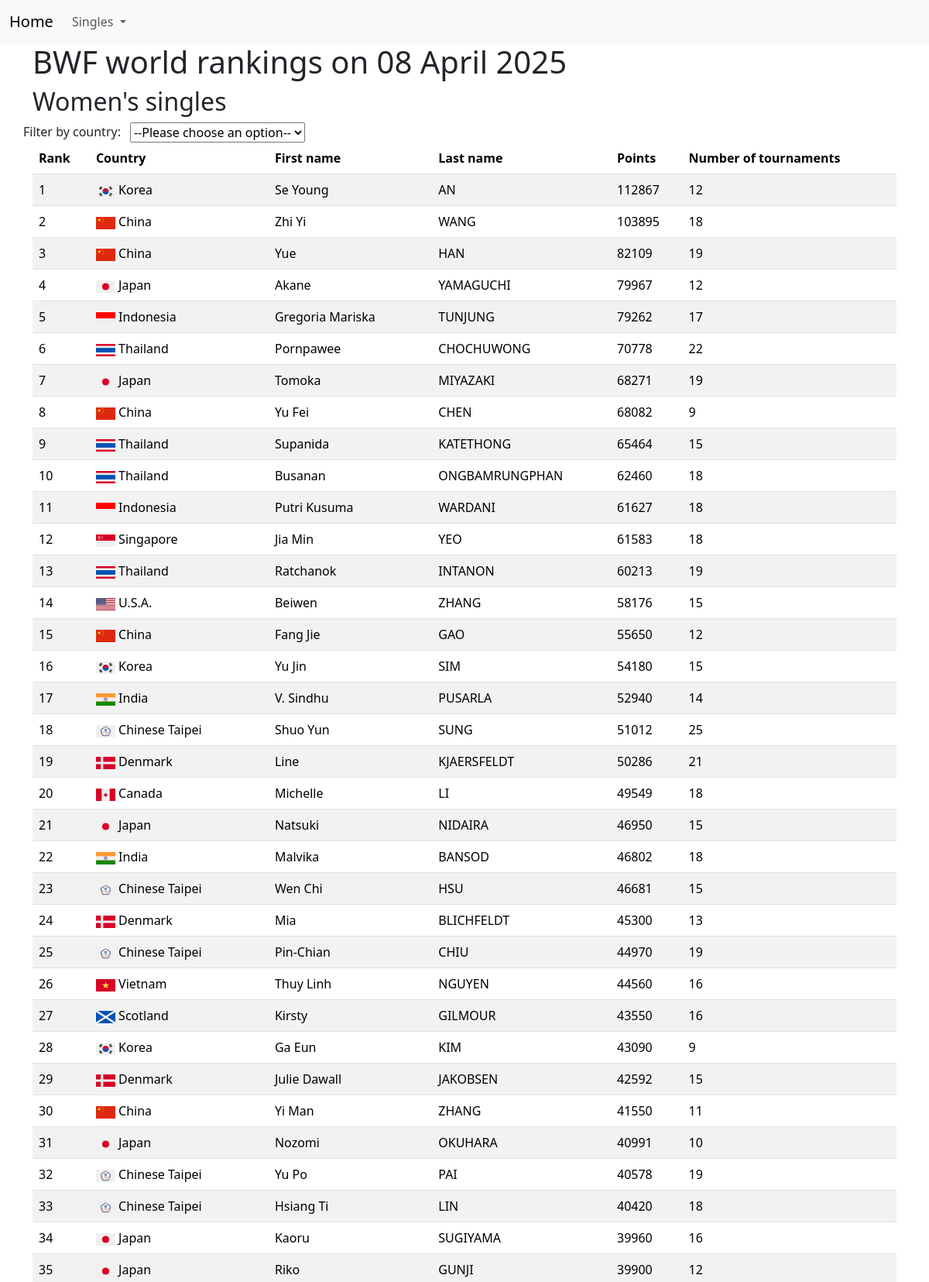
The app's page /womens_singles/ (upper part) with its own data.
### BWFapp/models.py (models this page shows, shortened)
class FemaleSinglePlayer(models.Model):
    rank = models.IntegerField(primary_key=True)
    first_name = models.CharField(max_length=100)
    last_name = models.CharField(max_length=100)
    date = models.DateField(default=datetime.date.today)
    country = models.CharField(max_length=100)
    country_image = models.ImageField(upload_to="country_images/")
    nb_tournaments = models.IntegerField()
    points = models.IntegerField()

### BWFapp/views.py (the view)
# urls.py: path("womens_singles/", FemaleSinglePlayerAPIView.as_view()),
def womens_singles(request):
    female_players = FemaleSinglePlayer.objects.all()
    date = female_players[0].date.strftime("%d %B %Y")
    list_female_countries = sorted(
        list(set(FemaleSinglePlayer.objects.values_list("country", flat=True)))
    )
    list_female_players = list(female_players.values())
    for player in list_female_players:
        player["country_image"] = request.build_absolute_uri(
            settings.MEDIA_URL + player["country_image"]
        )
    return render(
        request,
        "BWFapp/singles.html",
        {
            "male": False,
            "players": female_players,
            "players_list": list_female_players,
            "date": date,
            "countries": list_female_countries,
        },
    )

### BWFapp/templates/BWFapp/singles.html (shortened to what this page needs)
{% extends 'BWFapp/base.html' %}
{% block content %}
<div class="container">
  <h1>BWF world rankings on {{ date }}</h1>
    {% if male %}
    <h2>Men's singles</h2>
    {% else %}
    <h2>Women's singles</h2>
    {% endif %}
    <div class="row">
      Filter by country:
      <div class="col-md-6">
        <select name="country" id="country-select">
          <option value="">--Please choose an option--</option>
        </select>
      </div>
    </div>
    <table class="table table-striped">
        <thead>
          <tr>
            <th scope="col">Rank</th>
            <th scope="col">Country</th>
            <th scope="col">First name</th>
            <th scope="col">Last name</th>
            <th scope="col">Points</th>
            <th scope="col">Number of tournaments</th>
          </tr>
        </thead>
        <tbody id="body-table">
          {% for player in players %}
          <tr>
            <td>{{ player.rank }}</td>
            <td><img src="{{ player.country_image.url }}" width='25'> {{ player.country }}</td>
            <td>{{ player.first_name }}</td>
            <td>{{ player.last_name }}</td>
            <td>{{ player.points }}</td>
            <td>{{ player.nb_tournaments }}</td>
          </tr>
          {% endfor %}
        </tbody>
      </table>
</div>
{% endblock %}

### BWFapp/templates/BWFapp/base.html (shortened to what this page needs)
{% load static %}
<!doctype html>
<html lang="en">
  <head>
    <link href="https://cdn.jsdelivr.net/npm/bootstrap@5.3.3/dist/css/bootstrap.min.css" rel="stylesheet">
  </head>
  <body>
    <nav class="navbar navbar-expand-lg bg-body-tertiary">
        <div class="container-fluid">
            <a class="navbar-brand" href="{% url 'home' %}">Home</a>
            <div class="collapse navbar-collapse" id="navbarNavDropdown">
            <ul class="navbar-nav">
                <li class="nav-item dropdown">
                <a class="nav-link dropdown-toggle" href="#" role="button" data-bs-toggle="dropdown" aria-expanded="false">
                    Singles
                </a>
                </li>
            </ul>
            </div>
        </div>
    </nav>
    {% block content %}
    {% endblock %}
  </body>
</html>

### records on screen
FemaleSinglePlayer: rank "1", country_image (picture), country "Korea", first_name "Se Young", last_name "AN", points "112867", nb_tournaments "12"
FemaleSinglePlayer: rank "2", country_image (picture), country "China", first_name "Zhi Yi", last_name "WANG", points "103895", nb_tournaments "18"
FemaleSinglePlayer: rank "3", country_image (picture), country "China", first_name "Yue", last_name "HAN", points "82109", nb_tournaments "19"
FemaleSinglePlayer: rank "4", country_image (picture), country "Japan", first_name "Akane", last_name "YAMAGUCHI", points "79967", nb_tournaments "12"
FemaleSinglePlayer: rank "5", country_image (picture), country "Indonesia", first_name "Gregoria Mariska", last_name "TUNJUNG", points "79262", nb_tournaments "17"
FemaleSinglePlayer: rank "6", country_image (picture), country "Thailand", first_name "Pornpawee", last_name "CHOCHUWONG", points "70778", nb_tournaments "22"
FemaleSinglePlayer: rank "7", country_image (picture), country "Japan", first_name "Tomoka", last_name "MIYAZAKI", points "68271", nb_tournaments "19"
FemaleSinglePlayer: rank "8", country_image (picture), country "China", first_name "Yu Fei", last_name "CHEN", points "68082", nb_tournaments "9"
FemaleSinglePlayer: rank "9", country_image (picture), country "Thailand", first_name "Supanida", last_name "KATETHONG", points "65464", nb_tournaments "15"
FemaleSinglePlayer: rank "10", country_image (picture), country "Thailand", first_name "Busanan", last_name "ONGBAMRUNGPHAN", points "62460", nb_tournaments "18"
FemaleSinglePlayer: rank "11", country_image (picture), country "Indonesia", first_name "Putri Kusuma", last_name "WARDANI", points "61627", nb_tournaments "18"
FemaleSinglePlayer: rank "12", country_image (picture), country "Singapore", first_name "Jia Min", last_name "YEO", points "61583", nb_tournaments "18"
FemaleSinglePlayer: rank "13", country_image (picture), country "Thailand", first_name "Ratchanok", last_name "INTANON", points "60213", nb_tournaments "19"
FemaleSinglePlayer: rank "14", country_image (picture), country "U.S.A.", first_name "Beiwen", last_name "ZHANG", points "58176", nb_tournaments "15"
FemaleSinglePlayer: rank "15", country_image (picture), country "China", first_name "Fang Jie", last_name "GAO", points "55650", nb_tournaments "12"
FemaleSinglePlayer: rank "16", country_image (picture), country "Korea", first_name "Yu Jin", last_name "SIM", points "54180", nb_tournaments "15"
FemaleSinglePlayer: rank "17", country_image (picture), country "India", first_name "V. Sindhu", last_name "PUSARLA", points "52940", nb_tournaments "14"
FemaleSinglePlayer: rank "18", country_image (picture), country "Chinese Taipei", first_name "Shuo Yun", last_name "SUNG", points "51012", nb_tournaments "25"
FemaleSinglePlayer: rank "19", country_image (picture), country "Denmark", first_name "Line", last_name "KJAERSFELDT", points "50286", nb_tournaments "21"
FemaleSinglePlayer: rank "20", country_image (picture), country "Canada", first_name "Michelle", last_name "LI", points "49549", nb_tournaments "18"
FemaleSinglePlayer: rank "21", country_image (picture), country "Japan", first_name "Natsuki", last_name "NIDAIRA", points "46950", nb_tournaments "15"
FemaleSinglePlayer: rank "22", country_image (picture), country "India", first_name "Malvika", last_name "BANSOD", points "46802", nb_tournaments "18"
FemaleSinglePlayer: rank "23", country_image (picture), country "Chinese Taipei", first_name "Wen Chi", last_name "HSU", points "46681", nb_tournaments "15"
FemaleSinglePlayer: rank "24", country_image (picture), country "Denmark", first_name "Mia", last_name "BLICHFELDT", points "45300", nb_tournaments "13"
FemaleSinglePlayer: rank "25", country_image (picture), country "Chinese Taipei", first_name "Pin-Chian", last_name "CHIU", points "44970", nb_tournaments "19"
FemaleSinglePlayer: rank "26", country_image (picture), country "Vietnam", first_name "Thuy Linh", last_name "NGUYEN", points "44560", nb_tournaments "16"
FemaleSinglePlayer: rank "27", country_image (picture), country "Scotland", first_name "Kirsty", last_name "GILMOUR", points "43550", nb_tournaments "16"
FemaleSinglePlayer: rank "28", country_image (picture), country "Korea", first_name "Ga Eun", last_name "KIM", points "43090", nb_tournaments "9"
FemaleSinglePlayer: rank "29", country_image (picture), country "Denmark", first_name "Julie Dawall", last_name "JAKOBSEN", points "42592", nb_tournaments "15"
FemaleSinglePlayer: rank "30", country_image (picture), country "China", first_name "Yi Man", last_name "ZHANG", points "41550", nb_tournaments "11"
FemaleSinglePlayer: rank "31", country_image (picture), country "Japan", first_name "Nozomi", last_name "OKUHARA", points "40991", nb_tournaments "10"
FemaleSinglePlayer: rank "32", country_image (picture), country "Chinese Taipei", first_name "Yu Po", last_name "PAI", points "40578", nb_tournaments "19"
FemaleSinglePlayer: rank "33", country_image (picture), country "Chinese Taipei", first_name "Hsiang Ti", last_name "LIN", points "40420", nb_tournaments "18"
FemaleSinglePlayer: rank "34", country_image (picture), country "Japan", first_name "Kaoru", last_name "SUGIYAMA", points "39960", nb_tournaments "16"
FemaleSinglePlayer: rank "35", country_image (picture), country "Japan", first_name "Riko", last_name "GUNJI", points "39900", nb_tournaments "12"

### other values on screen
{{ date }} "08 April 2025"
